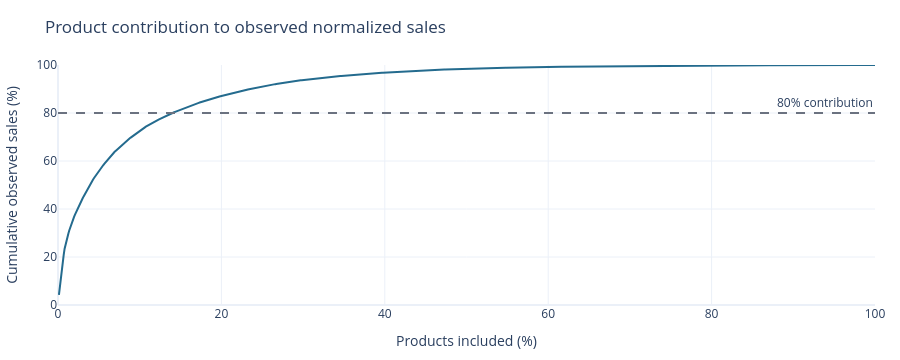

Notebook cell for this chart:
### Markdown cell above
### 5. How concentrated are observed product sales?

This curve aggregates a product across the stores included in the database. It answers a contribution question, not a shortage-location question. No product name or monetary value is inferred.

### Code cell
concentration_sql = (ROOT / "sql" / "03_product_concentration.sql").read_text()
concentration = pd.read_sql_query(concentration_sql, connection)
concentration["product_share_pct"] = 100 * concentration.sales_rank / len(concentration)
concentration["cumulative_sales_pct"] = 100 * concentration.cumulative_share
fig_concentration = px.line(
    concentration,
    x="product_share_pct",
    y="cumulative_sales_pct",
    title="Product contribution to observed normalized sales",
    labels={
        "product_share_pct": "Products included (%)",
        "cumulative_sales_pct": "Cumulative observed sales (%)",
    },
)
fig_concentration.add_hline(
    y=80, line_dash="dash", line_color="#6B7280", annotation_text="80% contribution"
)
fig_concentration.update_xaxes(range=[0, 100])
fig_concentration.update_yaxes(range=[0, 100])
fig_concentration.update_layout(height=360, margin=dict(l=55, r=25, t=65, b=55))
fig_concentration

### Figure 1 — Plotly figure (JSON) as saved in the notebook; plotly's stock layout.template omitted (floating-point values rounded to 4 significant figures; data arrays with more than 128 entries replaced by an {"elided": "..."} marker saying what was removed)
{"data": [{"hovertemplate": "Products included (%)=%{x}<br>Cumulative observed sales (%)=%{y}<extra></extra>", "legendgroup": "", "line": {"color": "#246B8E", "dash": "solid"}, "marker": {"symbol": "circle"}, "mode": "lines", "name": "", "orientation": "v", "showlegend": false, "x": {"elided": "865 float values"}, "xaxis": "x", "y": {"elided": "865 float values"}, "yaxis": "y", "type": "scatter"}], "layout": {"xaxis": {"anchor": "y", "domain": [0.0, 1.0], "title": {"text": "Products included (%)"}, "range": [0, 100]}, "yaxis": {"anchor": "x", "domain": [0.0, 1.0], "title": {"text": "Cumulative observed sales (%)"}, "range": [0, 100]}, "legend": {"tracegroupgap": 0}, "title": {"text": "Product contribution to observed normalized sales"}, "shapes": [{"line": {"color": "#6B7280", "dash": "dash"}, "type": "line", "x0": 0, "x1": 1, "xref": "x domain", "y0": 80, "y1": 80, "yref": "y"}], "annotations": [{"showarrow": false, "text": "80% contribution", "x": 1, "xanchor": "right", "xref": "x domain", "y": 80, "yanchor": "bottom", "yref": "y"}], "margin": {"l": 55, "r": 25, "t": 65, "b": 55}, "height": 360}}
